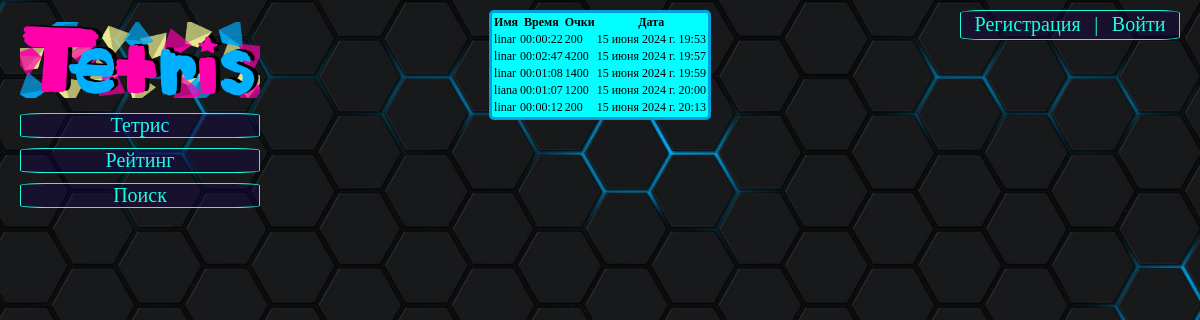
Before: /rating/ with the older database file.
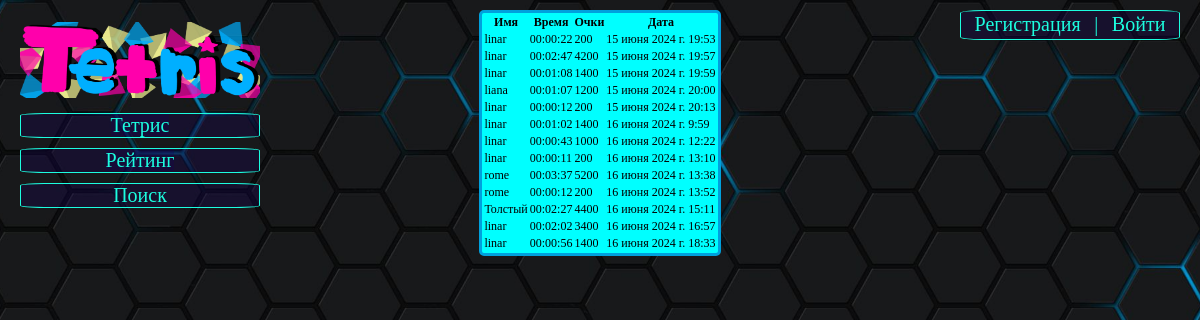
After: the same page with the newer database file.
### game/models.py (models this page shows)
class Game(models.Model):
    userName = models.ForeignKey(User, on_delete=models.CASCADE)
    time_game = models.CharField(max_length=50)
    points_per_game = models.IntegerField(default=1)
    game_date = models.DateTimeField(auto_now_add=True)

### game/views.py (the view)
# urls.py: path('rating/', rating_page, name='rating'),
def rating_page(request):
    games = Game.objects.all()
    return render(request, 'game/rating.html', {'games': games})

### templates/game/rating.html (shortened to what this page needs)
{% extends "game/index.html" %}
{% load static %}
{% block style %}
  <link rel="stylesheet" href="{% static 'game/css/rating.css' %}" type="text/css">
  <link rel="stylesheet" href="//cdn.datatables.net/2.0.8/css/dataTables.dataTables.min.css" type="text/css">
{% endblock%}
{% block content %}
<table id="myTable" class="display">
    <thead>
        <tr>
            <th>Имя</th>
            <th>Время</th>
            <th>Очки</th>
            <th>Дата</th>
        </tr>
    </thead>
    <tbody>
      {% for game in games %}
        <tr>
            <td>{{ game.userName }}</td>
            <td>{{ game.time_game }}</td>
            <td>{{ game.points_per_game }}</td>
            <td>{{ game.game_date }}</td>
        </tr>
      {% endfor %}
    </tbody>
</table>
{% endblock content %}

### templates/game/index.html (shortened to what this page needs)
<!DOCTYPE html>
{% load static %}
<html lang="en">
<head>
    <link rel="stylesheet" href="{% static 'game/css/style.css' %}" type="text/css">
    {% block style %}
    {% endblock %}
</head>
<body>
    <footer>
        <div id="logo">
            {% if request.user.is_authenticated %}
            <p class="logo">{{ user.username }}</p><span class="logo">|</span>
            <a href="{% url 'logout' %}"><span class="logo">Выйти</span></a>
            {% else %}
            <a href="{% url 'register' %}"><span class="logo">Регистрация</span></a><span class="logo">|</span>
            <a href="{% url 'login' %}"><span class="logo">Войти</span></a>
            {% endif %}
        </div>
    </footer>
    <nav class="menu">
        <div class="logo">
            <img src="{% static 'game/img/logo.png' %}" alt="logo">
        </div>
        <ul class="list-menu">
            <li><a href="{% url 'home' %}"><span id="link-home">Тетрис</span></a></li>
            <li><a href="{% url 'rating' %}"><span id="rating">Рейтинг</span></a></li>
            <li>Поиск</li>
        </ul>
    </nav>
    <main id="box">
        {% block content %}{% endblock content %}
    </main>
</body>
</html>

### static/game/css/style.css (style rules this page uses)
:root { --width-cell: 25px; --height-cell: 25px; --font-size-title: 14px; --color-playing-field: rgb(0, 255, 0); }
* { margin: 0px; padding: 0px; box-sizing: border-box; }
html, body { width: 100vw; height: 100vh; overflow-x: hidden; display: flex; }
body { background-image: url("/static/game/img/background.jpg"); background-size: cover; background-position: center; background-repeat: no-repeat; }
.menu { margin: 20px 0 0 20px; position: absolute; width: 20%; }
.logo img { width: 100%; }
.list-menu li { list-style-type: none; font-size: 20px; color: rgb(28, 253, 223); margin-top: 10px; background-color: rgba(22, 3, 88, 0.3); border: 1px solid #1cfddf; border-radius: 10%; text-align: center; }
#link-home, #rating, #profile { font-size: 20px; color: rgb(28, 253, 223); margin-top: 10px; background-color: rgba(22, 3, 88, 0.3); }
#box { display: flex; flex-direction: column; height: fit-content; margin: 10px auto 0px; border: 3px solid rgb(0 160 221); border-radius: 5px; }
#logo { position: absolute; display: flex; justify-content: space-evenly; right: 20px; width: 220px; height: 30px; margin-top: 10px; background-color: rgba(22, 3, 88, 0.3); border: 1px solid #1cfddf; border-radius: 10%; text-align: center; }
.logo { display: inline-block; color: rgb(28, 253, 223); font-size: 20px; margin-top: 2px; }
a { text-decoration: none; }

### static/game/css/rating.css (style rules this page uses)
#rating { width: 400px; margin: 0; }
#box { background-color: aqua; }
th, td { font-size: 12px; }

Changed rows visible on the page:
added Game: userName "linar", time_game "00:01:02", points_per_game "1400", game_date "16 июня 2024 г. 9:59"
added Game: userName "linar", time_game "00:00:43", points_per_game "1000", game_date "16 июня 2024 г. 12:22"
added Game: userName "linar", time_game "00:00:11", points_per_game "200", game_date "16 июня 2024 г. 13:10"
added Game: userName "rome", time_game "00:03:37", points_per_game "5200", game_date "16 июня 2024 г. 13:38"
added Game: userName "rome", time_game "00:00:12", points_per_game "200", game_date "16 июня 2024 г. 13:52"
added Game: userName "Толстый", time_game "00:02:27", points_per_game "4400", game_date "16 июня 2024 г. 15:11"
added Game: userName "linar", time_game "00:02:02", points_per_game "3400", game_date "16 июня 2024 г. 16:57"
added Game: userName "linar", time_game "00:00:56", points_per_game "1400", game_date "16 июня 2024 г. 18:33"
